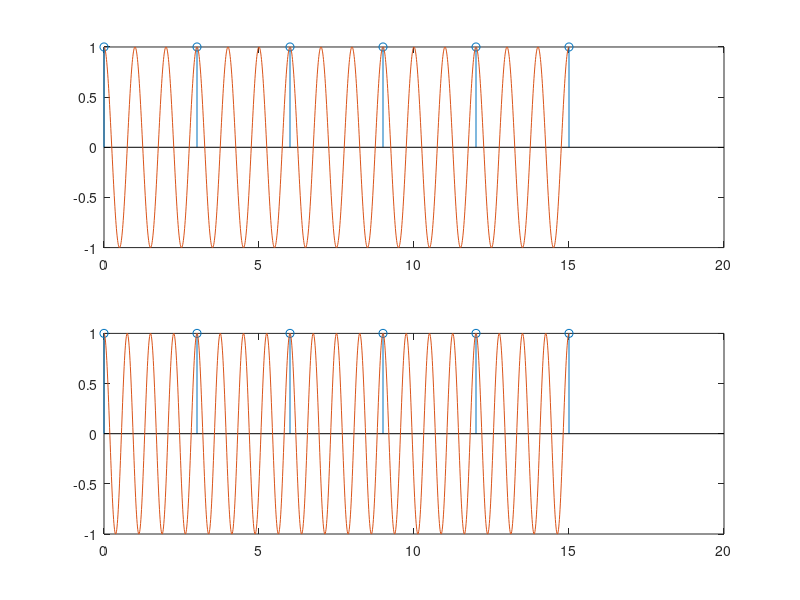

The MATLAB script that drew this image:
clear all; close all; clc;
omega_0 = 2*pi; omega_s = 2*pi/3;
% Original Signal
t_max = 15; t = 0:0.01:t_max;
x1_t = cos(omega_0*t); x2_t = cos((omega_0 + omega_s)*t);
% Sample Values
Ts = 2*pi/omega_s; n = 0:1:round(t_max/Ts);
x1_n = cos(omega_0*n*Ts);
x2_n = cos((omega_0 + omega_s)*n*Ts);

figure;
subplot(2,1,1); stem(n*Ts,x1_n,'o'); hold on; plot(t,x1_t);
subplot(2,1,2); stem(n*Ts,x2_n,'o'); hold on; plot(t,x2_t);